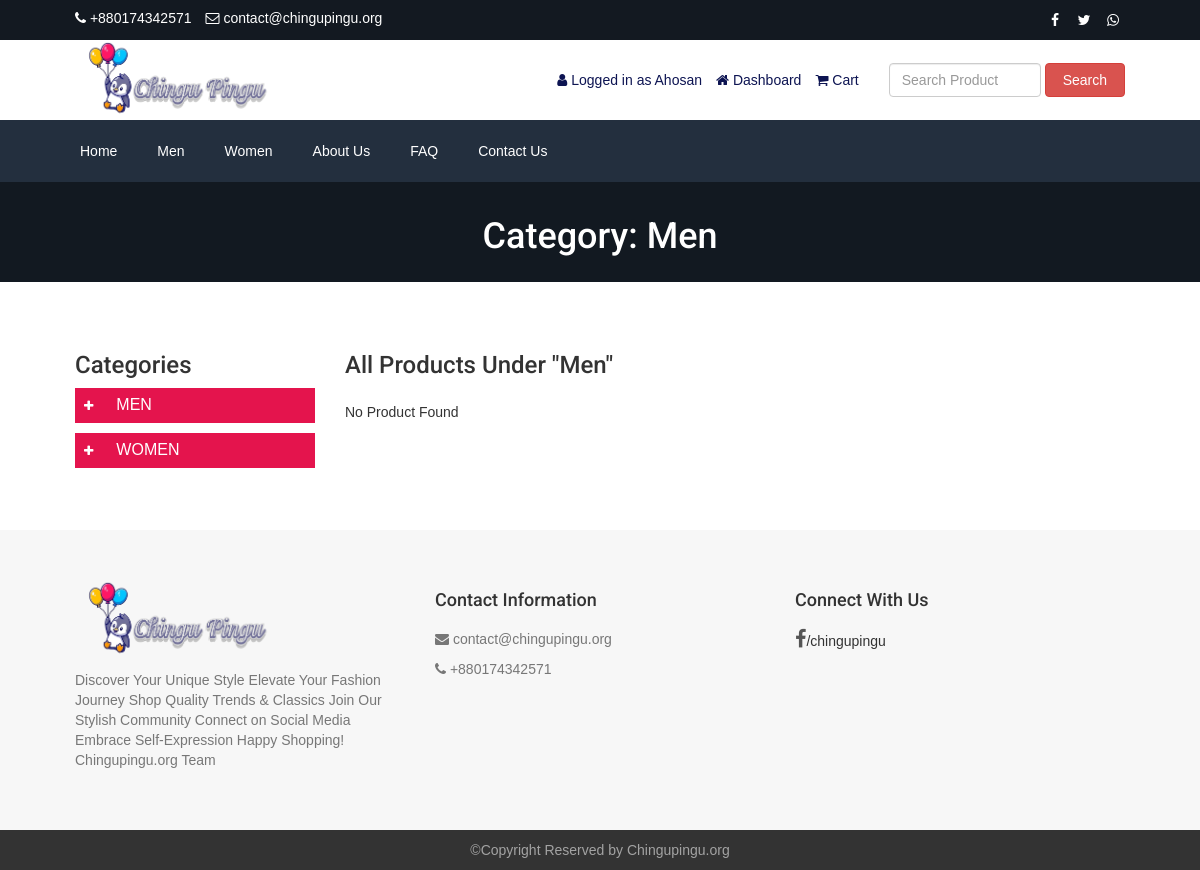
The page /product-category.php?id=1&type=top-category (signed in) on the database as committed earlier.
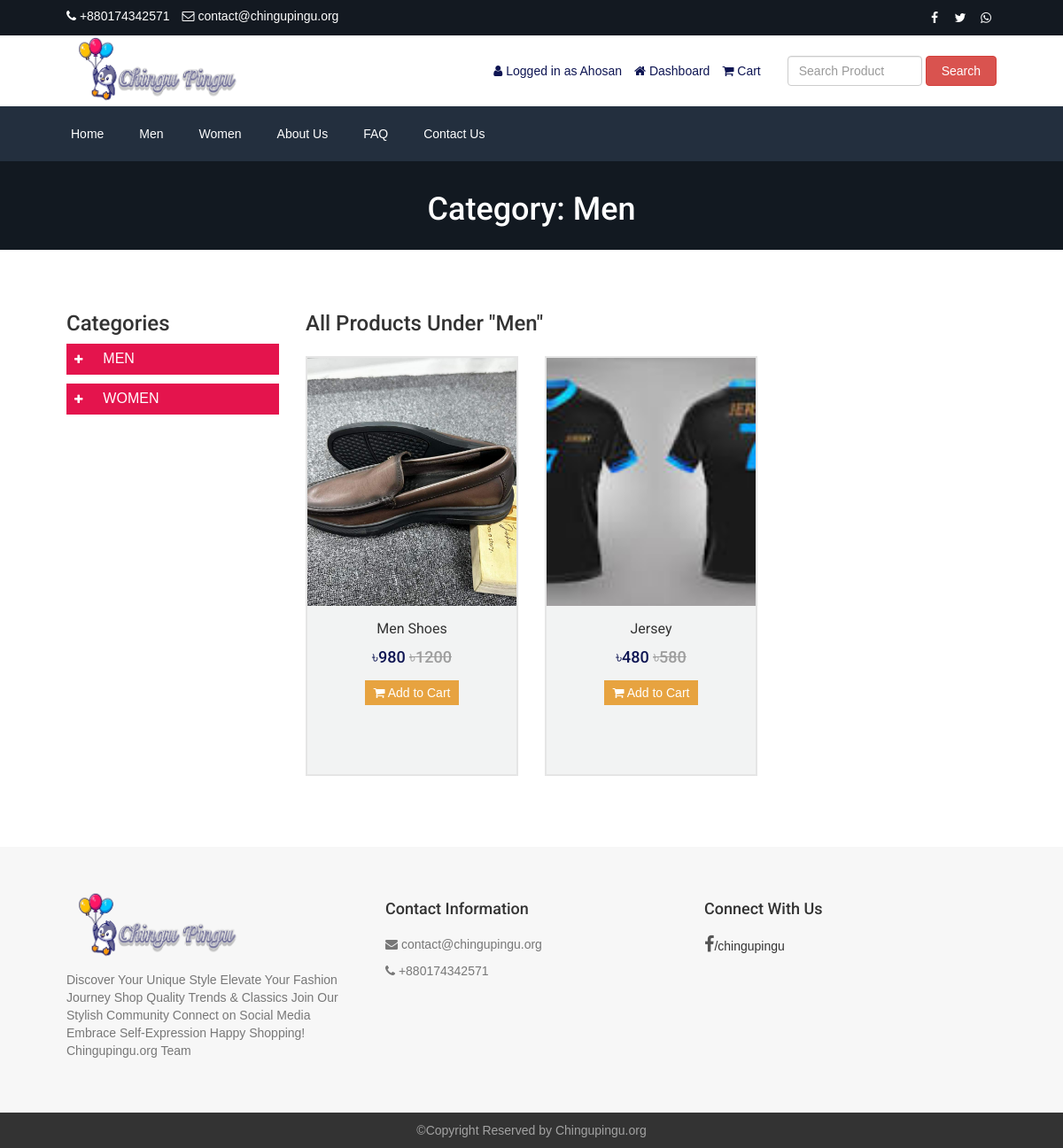
The same page on the database as committed later.
### tables this page shows
CREATE TABLE `tbl_social` (
  `social_id` int(11) NOT NULL,
  `social_name` varchar(30) NOT NULL,
  `social_url` varchar(255) NOT NULL,
  `social_icon` varchar(30) NOT NULL
);

CREATE TABLE `tbl_top_category` (
  `tcat_id` int(11) NOT NULL,
  `tcat_name` varchar(255) NOT NULL,
  `show_on_menu` int(1) NOT NULL
);

CREATE TABLE `tbl_product` (
  `p_id` int(11) NOT NULL,
  `p_name` varchar(255) NOT NULL,
  `p_old_price` varchar(10) NOT NULL,
  `p_current_price` varchar(10) NOT NULL,
  `p_qty` int(10) NOT NULL,
  `p_featured_photo` varchar(255) NOT NULL,
  `p_description` text NOT NULL,
  `p_short_description` text NOT NULL,
  `p_feature` text NOT NULL,
  `p_condition` text NOT NULL,
  `p_return_policy` text NOT NULL,
  `p_total_view` int(11) NOT NULL,
  `p_is_featured` int(1) NOT NULL,
  `p_is_active` int(1) NOT NULL,
  `ecat_id` int(11) NOT NULL
);

### sidebar-category.php (the view, shortened to what the changed rows need)
<div id="left" class="span3">
    <ul id="menu-group-1" class="nav menu">
        <?php
            $i=0;
            $statement = $pdo->prepare("SELECT * FROM tbl_top_category WHERE show_on_menu=1");
            $statement->execute();
            $result = $statement->fetchAll(PDO::FETCH_ASSOC);
            foreach ($result as $row) {
                $i++;
                ?>
                <li class="cat-level-1 deeper parent">
                    <a class="" href="product-category.php?id=<?php echo $row['tcat_id']; ?>&type=top-category">
                        <span data-toggle="collapse" data-parent="#menu-group-1" href="#cat-lvl1-id-<?php echo $i; ?>" class="sign"><i class="fa fa-plus"></i></span>
                        <span class="lbl"><?php echo $row['tcat_name']; ?></span>
                    </a>
                </li>
                <?php
            }
        ?>
    </ul>
</div>

### header.php (shortened to what the changed rows need)
<?php
include("admin/inc/config.php");
$statement = $pdo->prepare("SELECT * FROM tbl_settings WHERE id=1");
$statement->execute();
$result = $statement->fetchAll(PDO::FETCH_ASSOC);
?>
<!DOCTYPE html>
<html lang="en">
<head>
	<link rel="stylesheet" href="assets/css/bootstrap.min.css">
	<link rel="stylesheet" href="assets/css/font-awesome.min.css">
	<link rel="stylesheet" href="assets/css/owl.carousel.min.css">
	<link rel="stylesheet" href="assets/css/owl.theme.default.min.css">
	<link rel="stylesheet" href="assets/css/jquery.bxslider.min.css">
	<link rel="stylesheet" href="assets/css/magnific-popup.css">
	<link rel="stylesheet" href="assets/css/rating.css">
	<link rel="stylesheet" href="assets/css/spacing.css">
	<link rel="stylesheet" href="assets/css/bootstrap-touch-slider.css">
	<link rel="stylesheet" href="assets/css/animate.min.css">
	<link rel="stylesheet" href="assets/css/tree-menu.css">
	<link rel="stylesheet" href="assets/css/select2.min.css">
	<link rel="stylesheet" href="assets/css/main.css">
	<link rel="stylesheet" href="assets/css/responsive.css">
</head>
<body>
	<div class="top">
		<div class="container">
			<div class="row">
				<div class="col-md-6 col-sm-6 col-xs-12">
					<div class="right">
						<ul>
							<?php
							$statement = $pdo->prepare("SELECT * FROM tbl_social");
							$statement->execute();
							$result = $statement->fetchAll(PDO::FETCH_ASSOC);
							foreach ($result as $row) {
							?>
								<?php if ($row['social_url'] != '') : ?>
									<li><a href="<?php echo $row['social_url']; ?>"><i class="<?php echo $row['social_icon']; ?>"></i></a></li>
								<?php endif; ?>
							<?php
							}
							?>
						</ul>
					</div>
				</div>
			</div>
		</div>
	</div>
	<div class="nav">
		<div class="container">
			<div class="row">
				<div class="col-md-12 pl_0 pr_0">
					<div class="menu-container">
						<div class="menu">
							<ul>
								<?php
								$statement = $pdo->prepare("SELECT * FROM tbl_top_category WHERE show_on_menu=1");
								$statement->execute();
								$result = $statement->fetchAll(PDO::FETCH_ASSOC);
								foreach ($result as $row) {
								?>
									<li><a href="product-category.php?id=<?php echo $row['tcat_id']; ?>&type=top-category"><?php echo $row['tcat_name']; ?></a>
											<?php
											$statement1 = $pdo->prepare("SELECT * FROM tbl_mid_category WHERE tcat_id=?");
											$statement1->execute(array($row['tcat_id']));
											$result1 = $statement1->fetchAll(PDO::FETCH_ASSOC);
											foreach ($result1 as $row1) {
											?>
														<?php
														$statement2 = $pdo->prepare("SELECT * FROM tbl_end_category WHERE mcat_id=?");
														$statement2->execute(array($row1['mcat_id']));
														$result2 = $statement2->fetchAll(PDO::FETCH_ASSOC);
														?>
											<?php
											}
											?>
									</li>
								<?php
								}
								?>
							</ul>
						</div>
					</div>
				</div>
			</div>
		</div>
	</div>

### product-category.php (shortened to what the changed rows need)
<?php require_once('header.php'); ?>
<?php
$statement = $pdo->prepare("SELECT * FROM tbl_settings WHERE id=1");
$statement->execute();
$result = $statement->fetchAll(PDO::FETCH_ASSOC);
foreach ($result as $row) {
    $banner_product_category = $row['banner_product_category'];
}
?>
<?php
if( !isset($_REQUEST['id']) || !isset($_REQUEST['type']) ) {
    header('location: index.php');
    exit;
} else {
    if( ($_REQUEST['type'] != 'top-category') && ($_REQUEST['type'] != 'mid-category') && ($_REQUEST['type'] != 'end-category') ) {
        header('location: index.php');
        exit;
    } else {
        $statement = $pdo->prepare("SELECT * FROM tbl_top_category");
        $statement->execute();
        $result = $statement->fetchAll(PDO::FETCH_ASSOC);
        foreach ($result as $row) {
            $top[] = $row['tcat_id'];
            $top1[] = $row['tcat_name'];
        }
        $statement = $pdo->prepare("SELECT * FROM tbl_mid_category");
        $statement->execute();
        $result = $statement->fetchAll(PDO::FETCH_ASSOC);
        foreach ($result as $row) {
            $mid[] = $row['mcat_id'];
            $mid2[] = $row['tcat_id'];
        }
        $statement = $pdo->prepare("SELECT * FROM tbl_end_category");
        $statement->execute();
        $result = $statement->fetchAll(PDO::FETCH_ASSOC);
        foreach ($result as $row) {
            $end[] = $row['ecat_id'];
            $end2[] = $row['mcat_id'];
        }
        if($_REQUEST['type'] == 'top-category') {
            if(!in_array($_REQUEST['id'],$top)) {
                header('location: index.php');
                exit;
            } else {
                for ($i=0; $i < count($top); $i++) {
                    if($top[$i] == $_REQUEST['id']) {
                        $title = $top1[$i];
                        break;
                    }
                }
                $arr1 = array();
                $arr2 = array();
                for ($i=0; $i < count($mid); $i++) {
                    if($mid2[$i] == $_REQUEST['id']) {
                        $arr1[] = $mid[$i];
                    }
                }
                for ($j=0; $j < count($arr1); $j++) {
                    for ($i=0; $i < count($end); $i++) {
                        if($end2[$i] == $arr1[$j]) {
                            $arr2[] = $end[$i];
                        }
                    }
                }
                $final_ecat_ids = $arr2;
            }
        }
    }
}
?>
<div class="page-banner" style="background-image: url(assets/uploads/<?php echo $banner_product_category; ?>)">
    <div class="inner">
        <h1><?php echo LANG_VALUE_50; ?> <?php echo $title; ?></h1>
    </div>
</div>
<div class="page">
    <div class="container">
        <div class="row">
          <div class="col-md-3">
                <?php require_once('sidebar-category.php'); ?>
            </div>
            <div class="col-md-9">
                <div class="product product-cat">
                    <div class="row">
                        <?php
                        $prod_count = 0;
                        $statement = $pdo->prepare("SELECT * FROM tbl_product");
                        $statement->execute();
                        $result = $statement->fetchAll(PDO::FETCH_ASSOC);
                        foreach ($result as $row) {
                            $prod_table_ecat_ids[] = $row['ecat_id'];
                        }
                        for($ii=0;$ii<count($final_ecat_ids);$ii++):
                            if(in_array($final_ecat_ids[$ii],$prod_table_ecat_ids)) {
                                $prod_count++;
                            }
                        endfor;
                        if($prod_count==0) {
                            echo '<div class="pl_15">'.LANG_VALUE_153.'</div>';
                        } else {
                            for($ii=0;$ii<count($final_ecat_ids);$ii++) {
                                $statement = $pdo->prepare("SELECT * FROM tbl_product WHERE ecat_id=? AND p_is_active=?");
                                $statement->execute(array($final_ecat_ids[$ii],1));
                                $result = $statement->fetchAll(PDO::FETCH_ASSOC);
                                foreach ($result as $row) {
                                    ?>
                                    <div class="col-md-4 item item-product-cat">
                                        <div class="inner">
                                            <div class="thumb">
                                                <div class="photo" style="background-image:url(assets/uploads/<?php echo $row['p_featured_photo']; ?>);"></div>
                                            </div>
                                            <div class="text">
                                                <h3><a href="product.php?id=<?php echo $row['p_id']; ?>"><?php echo $row['p_name']; ?></a></h3>
                                                <h4>
                                                    <?php echo '৳'; ?><?php echo $row['p_current_price']; ?>
                                                    <?php if($row['p_old_price'] != ''): ?>
                                                    <del>
                                                        <?php echo '৳'; ?><?php echo $row['p_old_price']; ?>
                                                    </del>
                                                    <?php endif; ?>
                                                </h4>
                                                <?php if($row['p_qty'] == 0): ?>
                                                    <div class="out-of-stock">
                                                        <div class="inner">
                                                            Out Of Stock
                                                        </div>
                                                    </div>
                                                <?php else: ?>
                                                    <p><a href="product.php?id=<?php echo $row['p_id']; ?>"><i class="fa fa-shopping-cart"></i> <?php echo LANG_VALUE_154; ?></a></p>
                                                <?php endif; ?>
                                            </div>
                                        </div>
                                    </div>
                                    <?php
                                }
                            }
                        }
                        ?>
                    </div>
                </div>
            </div>
        </div>
    </div>
</div>
<?php require_once('footer.php'); ?>

Rows that differ between the two databases and show on the page:
added tbl_product: p_featured_photo (picture), p_name "Men Shoes", p_current_price "980", p_old_price "1200"
added tbl_product: p_featured_photo (picture), p_name "Jersey", p_current_price "480", p_old_price "580"
Other text that changed with them:
LANG_VALUE_153: "No Product Found" → (not shown)
